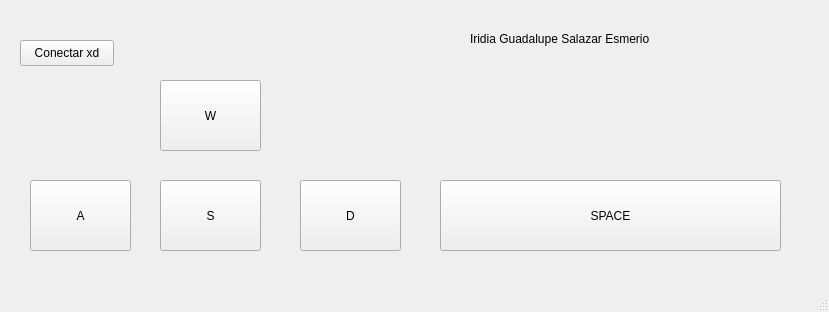
<?xml version="1.0" encoding="UTF-8"?>
<ui version="4.0">
 <class>MainWindow</class>
 <widget class="QMainWindow" name="MainWindow">
  <property name="geometry">
   <rect>
    <x>0</x>
    <y>0</y>
    <width>829</width>
    <height>312</height>
   </rect>
  </property>
  <property name="windowTitle">
   <string>MainWindow</string>
  </property>
  <widget class="QWidget" name="centralwidget">
   <widget class="QPushButton" name="btnW">
    <property name="geometry">
     <rect>
      <x>160</x>
      <y>80</y>
      <width>101</width>
      <height>71</height>
     </rect>
    </property>
    <property name="text">
     <string>W</string>
    </property>
    <property name="checkable">
     <bool>false</bool>
    </property>
   </widget>
   <widget class="QPushButton" name="btnA">
    <property name="geometry">
     <rect>
      <x>30</x>
      <y>180</y>
      <width>101</width>
      <height>71</height>
     </rect>
    </property>
    <property name="text">
     <string>A</string>
    </property>
    <property name="checkable">
     <bool>false</bool>
    </property>
   </widget>
   <widget class="QPushButton" name="btnS">
    <property name="geometry">
     <rect>
      <x>160</x>
      <y>180</y>
      <width>101</width>
      <height>71</height>
     </rect>
    </property>
    <property name="text">
     <string>S</string>
    </property>
    <property name="checkable">
     <bool>false</bool>
    </property>
   </widget>
   <widget class="QPushButton" name="btnD">
    <property name="geometry">
     <rect>
      <x>300</x>
      <y>180</y>
      <width>101</width>
      <height>71</height>
     </rect>
    </property>
    <property name="text">
     <string>D</string>
    </property>
    <property name="checkable">
     <bool>false</bool>
    </property>
   </widget>
   <widget class="QPushButton" name="btnSTOP">
    <property name="geometry">
     <rect>
      <x>440</x>
      <y>180</y>
      <width>341</width>
      <height>71</height>
     </rect>
    </property>
    <property name="text">
     <string>SPACE</string>
    </property>
    <property name="checkable">
     <bool>false</bool>
    </property>
   </widget>
   <widget class="QPushButton" name="pushButton">
    <property name="geometry">
     <rect>
      <x>20</x>
      <y>40</y>
      <width>94</width>
      <height>26</height>
     </rect>
    </property>
    <property name="text">
     <string>Conectar xd</string>
    </property>
   </widget>
   <widget class="QLabel" name="label">
    <property name="geometry">
     <rect>
      <x>470</x>
      <y>30</y>
      <width>291</width>
      <height>18</height>
     </rect>
    </property>
    <property name="text">
     <string>Iridia Guadalupe Salazar Esmerio</string>
    </property>
   </widget>
  </widget>
  <widget class="QStatusBar" name="statusbar"/>
 </widget>
 <resources/>
 <connections/>
</ui>
